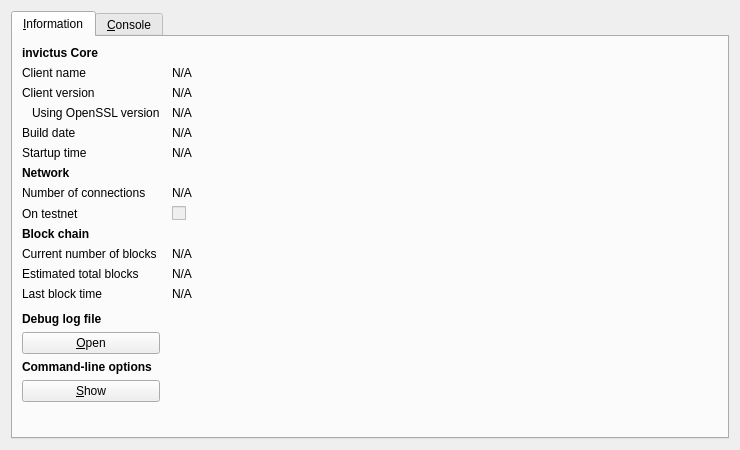
<?xml version="1.0" encoding="UTF-8"?>
<ui version="4.0">
 <class>RPCConsole</class>
 <widget class="QDialog" name="RPCConsole">
  <property name="geometry">
   <rect>
    <x>0</x>
    <y>0</y>
    <width>740</width>
    <height>450</height>
   </rect>
  </property>
  <property name="windowTitle">
   <string>invictus - Debug window</string>
  </property>
  <layout class="QVBoxLayout" name="verticalLayout_2">
   <item>
    <widget class="QTabWidget" name="tabWidget">
     <property name="currentIndex">
      <number>0</number>
     </property>
     <widget class="QWidget" name="tab_info">
      <attribute name="title">
       <string>&amp;Information</string>
      </attribute>
      <layout class="QGridLayout" name="gridLayout" columnstretch="0,1">
       <property name="horizontalSpacing">
        <number>12</number>
       </property>
       <item row="0" column="0">
        <widget class="QLabel" name="label_9">
         <property name="font">
          <font>
           <weight>75</weight>
           <bold>true</bold>
          </font>
         </property>
         <property name="text">
          <string>invictus Core</string>
         </property>
        </widget>
       </item>
       <item row="1" column="0">
        <widget class="QLabel" name="label_5">
         <property name="text">
          <string>Client name</string>
         </property>
        </widget>
       </item>
       <item row="1" column="1">
        <widget class="QLabel" name="clientName">
         <property name="cursor">
          <cursorShape>IBeamCursor</cursorShape>
         </property>
         <property name="text">
          <string>N/A</string>
         </property>
         <property name="textFormat">
          <enum>Qt::PlainText</enum>
         </property>
         <property name="textInteractionFlags">
          <set>Qt::LinksAccessibleByMouse|Qt::TextSelectableByKeyboard|Qt::TextSelectableByMouse</set>
         </property>
        </widget>
       </item>
       <item row="2" column="0">
        <widget class="QLabel" name="label_6">
         <property name="text">
          <string>Client version</string>
         </property>
        </widget>
       </item>
       <item row="2" column="1">
        <widget class="QLabel" name="clientVersion">
         <property name="cursor">
          <cursorShape>IBeamCursor</cursorShape>
         </property>
         <property name="text">
          <string>N/A</string>
         </property>
         <property name="textFormat">
          <enum>Qt::PlainText</enum>
         </property>
         <property name="textInteractionFlags">
          <set>Qt::LinksAccessibleByMouse|Qt::TextSelectableByKeyboard|Qt::TextSelectableByMouse</set>
         </property>
        </widget>
       </item>
       <item row="3" column="0">
        <widget class="QLabel" name="label_14">
         <property name="text">
          <string>Using OpenSSL version</string>
         </property>
         <property name="indent">
          <number>10</number>
         </property>
        </widget>
       </item>
       <item row="3" column="1">
        <widget class="QLabel" name="openSSLVersion">
         <property name="cursor">
          <cursorShape>IBeamCursor</cursorShape>
         </property>
         <property name="text">
          <string>N/A</string>
         </property>
         <property name="textFormat">
          <enum>Qt::PlainText</enum>
         </property>
         <property name="textInteractionFlags">
          <set>Qt::LinksAccessibleByMouse|Qt::TextSelectableByKeyboard|Qt::TextSelectableByMouse</set>
         </property>
        </widget>
       </item>
       <item row="4" column="0">
        <widget class="QLabel" name="label_12">
         <property name="text">
          <string>Build date</string>
         </property>
        </widget>
       </item>
       <item row="4" column="1">
        <widget class="QLabel" name="buildDate">
         <property name="cursor">
          <cursorShape>IBeamCursor</cursorShape>
         </property>
         <property name="text">
          <string>N/A</string>
         </property>
         <property name="textFormat">
          <enum>Qt::PlainText</enum>
         </property>
         <property name="textInteractionFlags">
          <set>Qt::LinksAccessibleByMouse|Qt::TextSelectableByKeyboard|Qt::TextSelectableByMouse</set>
         </property>
        </widget>
       </item>
       <item row="5" column="0">
        <widget class="QLabel" name="label_13">
         <property name="text">
          <string>Startup time</string>
         </property>
        </widget>
       </item>
       <item row="5" column="1">
        <widget class="QLabel" name="startupTime">
         <property name="cursor">
          <cursorShape>IBeamCursor</cursorShape>
         </property>
         <property name="text">
          <string>N/A</string>
         </property>
         <property name="textFormat">
          <enum>Qt::PlainText</enum>
         </property>
         <property name="textInteractionFlags">
          <set>Qt::LinksAccessibleByMouse|Qt::TextSelectableByKeyboard|Qt::TextSelectableByMouse</set>
         </property>
        </widget>
       </item>
       <item row="6" column="0">
        <widget class="QLabel" name="label_11">
         <property name="font">
          <font>
           <weight>75</weight>
           <bold>true</bold>
          </font>
         </property>
         <property name="text">
          <string>Network</string>
         </property>
        </widget>
       </item>
       <item row="7" column="0">
        <widget class="QLabel" name="label_7">
         <property name="text">
          <string>Number of connections</string>
         </property>
        </widget>
       </item>
       <item row="7" column="1">
        <widget class="QLabel" name="numberOfConnections">
         <property name="cursor">
          <cursorShape>IBeamCursor</cursorShape>
         </property>
         <property name="text">
          <string>N/A</string>
         </property>
         <property name="textFormat">
          <enum>Qt::PlainText</enum>
         </property>
         <property name="textInteractionFlags">
          <set>Qt::LinksAccessibleByMouse|Qt::TextSelectableByKeyboard|Qt::TextSelectableByMouse</set>
         </property>
        </widget>
       </item>
       <item row="8" column="0">
        <widget class="QLabel" name="label_8">
         <property name="text">
          <string>On testnet</string>
         </property>
        </widget>
       </item>
       <item row="8" column="1">
        <widget class="QCheckBox" name="isTestNet">
         <property name="enabled">
          <bool>false</bool>
         </property>
         <property name="text">
          <string/>
         </property>
        </widget>
       </item>
       <item row="9" column="0">
        <widget class="QLabel" name="label_10">
         <property name="font">
          <font>
           <weight>75</weight>
           <bold>true</bold>
          </font>
         </property>
         <property name="text">
          <string>Block chain</string>
         </property>
        </widget>
       </item>
       <item row="10" column="0">
        <widget class="QLabel" name="label_3">
         <property name="text">
          <string>Current number of blocks</string>
         </property>
        </widget>
       </item>
       <item row="10" column="1">
        <widget class="QLabel" name="numberOfBlocks">
         <property name="cursor">
          <cursorShape>IBeamCursor</cursorShape>
         </property>
         <property name="text">
          <string>N/A</string>
         </property>
         <property name="textFormat">
          <enum>Qt::PlainText</enum>
         </property>
         <property name="textInteractionFlags">
          <set>Qt::LinksAccessibleByMouse|Qt::TextSelectableByKeyboard|Qt::TextSelectableByMouse</set>
         </property>
        </widget>
       </item>
       <item row="11" column="0">
        <widget class="QLabel" name="label_4">
         <property name="text">
          <string>Estimated total blocks</string>
         </property>
        </widget>
       </item>
       <item row="11" column="1">
        <widget class="QLabel" name="totalBlocks">
         <property name="cursor">
          <cursorShape>IBeamCursor</cursorShape>
         </property>
         <property name="text">
          <string>N/A</string>
         </property>
         <property name="textFormat">
          <enum>Qt::PlainText</enum>
         </property>
         <property name="textInteractionFlags">
          <set>Qt::LinksAccessibleByMouse|Qt::TextSelectableByKeyboard|Qt::TextSelectableByMouse</set>
         </property>
        </widget>
       </item>
       <item row="12" column="0">
        <widget class="QLabel" name="label_2">
         <property name="text">
          <string>Last block time</string>
         </property>
        </widget>
       </item>
       <item row="12" column="1">
        <widget class="QLabel" name="lastBlockTime">
         <property name="cursor">
          <cursorShape>IBeamCursor</cursorShape>
         </property>
         <property name="text">
          <string>N/A</string>
         </property>
         <property name="textFormat">
          <enum>Qt::PlainText</enum>
         </property>
         <property name="textInteractionFlags">
          <set>Qt::LinksAccessibleByMouse|Qt::TextSelectableByKeyboard|Qt::TextSelectableByMouse</set>
         </property>
        </widget>
       </item>
       <item row="13" column="0">
        <spacer name="verticalSpacer_2">
         <property name="orientation">
          <enum>Qt::Vertical</enum>
         </property>
         <property name="sizeHint" stdset="0">
          <size>
           <width>20</width>
           <height>20</height>
          </size>
         </property>
        </spacer>
       </item>
       <item row="14" column="0">
        <widget class="QLabel" name="labelDebugLogfile">
         <property name="font">
          <font>
           <weight>75</weight>
           <bold>true</bold>
          </font>
         </property>
         <property name="text">
          <string>Debug log file</string>
         </property>
        </widget>
       </item>
       <item row="15" column="0">
        <widget class="QPushButton" name="openDebugLogfileButton">
         <property name="toolTip">
          <string>Open the invictus debug log file from the current data directory. This can take a few seconds for large log files.</string>
         </property>
         <property name="text">
          <string>&amp;Open</string>
         </property>
         <property name="autoDefault">
          <bool>false</bool>
         </property>
        </widget>
       </item>
       <item row="16" column="0">
        <widget class="QLabel" name="labelCLOptions">
         <property name="font">
          <font>
           <weight>75</weight>
           <bold>true</bold>
          </font>
         </property>
         <property name="text">
          <string>Command-line options</string>
         </property>
        </widget>
       </item>
       <item row="17" column="0">
        <widget class="QPushButton" name="showCLOptionsButton">
         <property name="toolTip">
          <string>Show the invictus-Qt help message to get a list with possible invictus command-line options.</string>
         </property>
         <property name="text">
          <string>&amp;Show</string>
         </property>
         <property name="autoDefault">
          <bool>false</bool>
         </property>
        </widget>
       </item>
       <item row="18" column="0">
        <spacer name="verticalSpacer">
         <property name="orientation">
          <enum>Qt::Vertical</enum>
         </property>
         <property name="sizeHint" stdset="0">
          <size>
           <width>20</width>
           <height>40</height>
          </size>
         </property>
        </spacer>
       </item>
      </layout>
     </widget>
     <widget class="QWidget" name="tab_console">
      <attribute name="title">
       <string>&amp;Console</string>
      </attribute>
      <layout class="QVBoxLayout" name="verticalLayout_3">
       <property name="spacing">
        <number>3</number>
       </property>
       <item>
        <widget class="QTextEdit" name="messagesWidget">
         <property name="minimumSize">
          <size>
           <width>0</width>
           <height>100</height>
          </size>
         </property>
         <property name="readOnly">
          <bool>true</bool>
         </property>
         <property name="tabKeyNavigation" stdset="0">
          <bool>false</bool>
         </property>
         <property name="columnCount" stdset="0">
          <number>2</number>
         </property>
        </widget>
       </item>
       <item>
        <layout class="QHBoxLayout" name="horizontalLayout">
         <property name="spacing">
          <number>3</number>
         </property>
         <item>
          <widget class="QLabel" name="label">
           <property name="text">
            <string notr="true">&gt;</string>
           </property>
          </widget>
         </item>
         <item>
          <widget class="QLineEdit" name="lineEdit"/>
         </item>
         <item>
          <widget class="QPushButton" name="clearButton">
           <property name="maximumSize">
            <size>
             <width>24</width>
             <height>24</height>
            </size>
           </property>
           <property name="toolTip">
            <string>Clear console</string>
           </property>
           <property name="text">
            <string/>
           </property>
           <property name="icon">
            <iconset resource="../bitcoin.qrc">
             <normaloff>:/icons/remove</normaloff>:/icons/remove</iconset>
           </property>
           <property name="shortcut">
            <string notr="true">Ctrl+L</string>
           </property>
           <property name="autoDefault">
            <bool>false</bool>
           </property>
          </widget>
         </item>
        </layout>
       </item>
      </layout>
     </widget>
    </widget>
   </item>
  </layout>
 </widget>
 <resources>
  <include location="../bitcoin.qrc"/>
 </resources>
 <connections/>
</ui>
